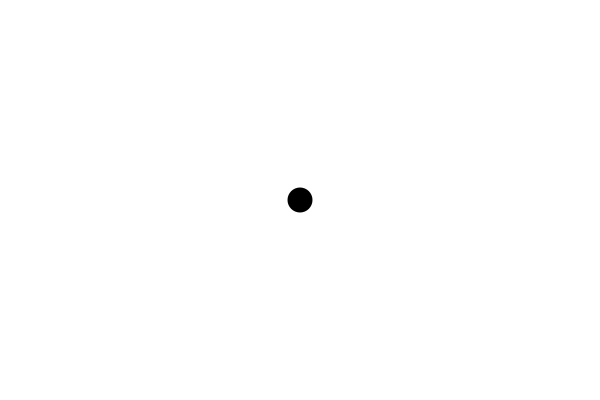
Frame 1 (no input)
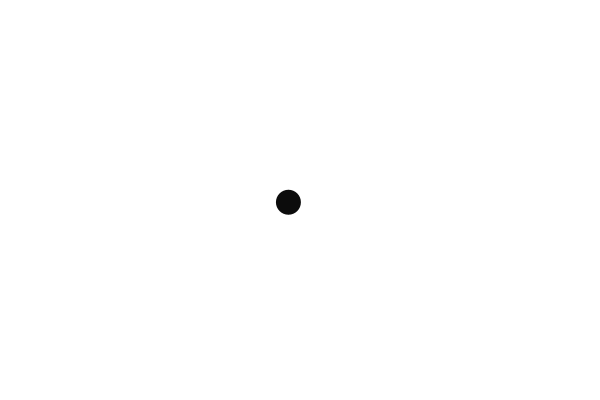
Frame 60 (the mouse pressed at the canvas centre just before this capture)
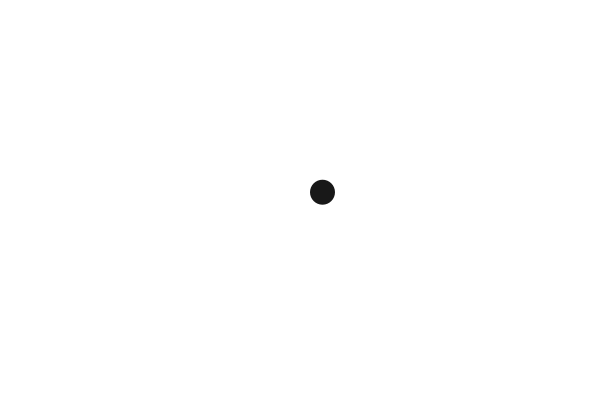
Frame 120 (the mouse held since frame 60 and released just before this capture)

The Processing sketch that drew these frames (run headless with seeded random() and noise(); from frame 60 on, the mouse is pressed at the canvas centre):

// Processing sketch: motion_17_draw_spiral
// ── motion_17_draw_spiral.pde
float r = 0;
float angle = 0;
float d = 25;
float x, y;

void setup() {
  size(600, 400);
  background(255);
  noStroke();
}

void draw() {
  background(255);
  x = r * cos(angle);
  y = r * sin(angle);
  fill(0, 255 - r);
  ellipse(x+width/2, y+height/2, d, d); 
  angle += 0.05;
  r += 0.2;
  if (x > width/2) { 
    r = 0; 
    angle = 0; 
  }
}
